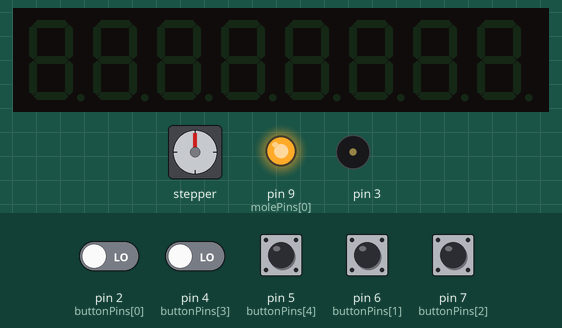
Simulated run of this program. Board: Arduino Uno, built with avr-gcc and run on an emulated ATmega328P. Parts: stepper motor, 8-digit seven-segment display, output pins drawn as LEDs (lit = HIGH), buzzer (waves = sounding). Wiring (inferred from the names in the program): stepper motor (200 steps per turn assumed): coils pin 10, pin 11, pin 12, pin 13. Inputs (shaded band) come from the test bench; at power-on: pin 2 (buttonPins[0]), pin 4 (buttonPins[3]), pin 5 (buttonPins[4]), pin 6 (buttonPins[1]), pin 7 (buttonPins[2]) LOW. Random numbers use the default seed unless the program sets one; pins used as bus, display or sensor lines are not drawn; what the program prints to the serial monitor is not drawn.

Above: at 2.8 s.
2.9 s: pin 6 (buttonPins[1]) pulled HIGH for 0.15 s
At 5.1 s:
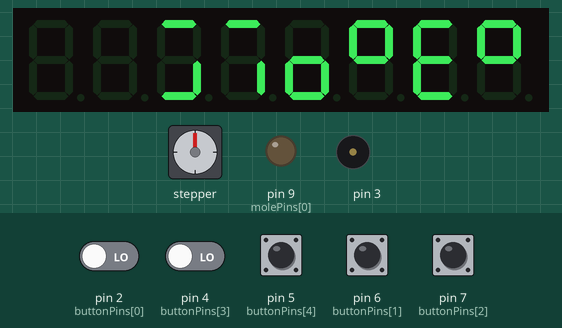
6.0 s: pin 2 (buttonPins[0]) driven HIGH and pin 4 (buttonPins[3]) driven HIGH
9.0 s: pin 4 (buttonPins[3]) driven LOW
12.0 s: pin 2 (buttonPins[0]) driven LOW
At 14.75 s:
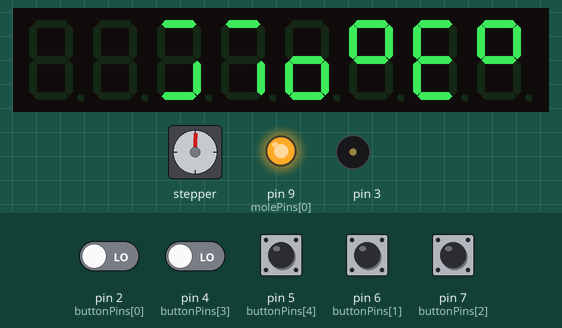
15.0 s: pin 6 (buttonPins[1]) pulled HIGH for 1 s
At 16.5 s:
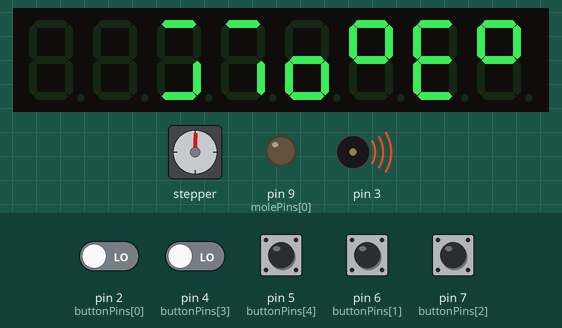
19.0 s: pin 2 (buttonPins[0]) driven HIGH
At 22.7 s:
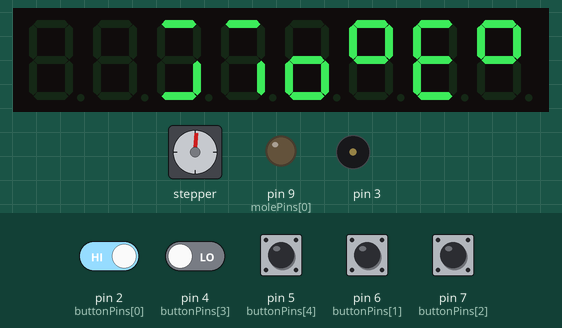
Timing chart, 0 to 23.0 s (numbered marks = the images above; inputs shaded):
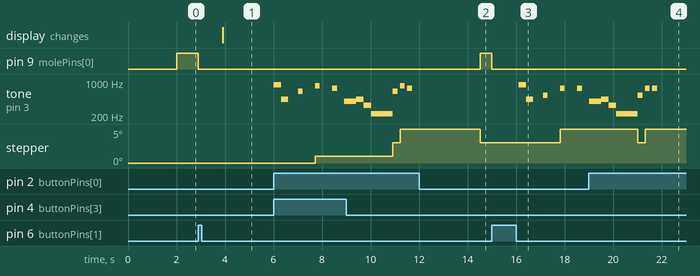

Measured:
- after the input at 2.9 s, pin 9 (molePins[0]): HIGH → LOW at once; the display: changes after 1.0 s (image 1)
- after the input at 12.0 s, pin 9 (molePins[0]): LOW → HIGH after 2.5 s
- after the input at 19.0 s, tone on pin 3: plays 400 Hz for 0.50 s, 440 Hz for 0.30 s, 330 Hz for 0.30 s, 220 Hz for 0.90 s, 540 Hz for 0.20 s, 740 Hz for 0.20 s … (7 notes in this stretch), starting at once; stepper: goes 3° 0.30 s, then 5°, starting after 2.0 s
- by itself, tone on pin 3: plays 440 Hz for 0.30 s, 330 Hz for 0.30 s, 220 Hz for 0.90 s, 640 Hz for 0.20 s, 840 Hz for 0.20 s, 740 Hz for 0.20 s

The program:

main.cpp
```cpp
#include "config.h"
#include "game.h"
#include "Memory.h"
#include "Buzzer.h"
#include "SevenSegmentDisplay.h"
#include <Arduino.h>

Buzzer buzzer(3);       // Buzzer for lydeffekter
SevenSegmentDisplay display(dataPin, clkPin, csPin);

// Opprett spillinstanser
Game whackAMoleGame(buzzer, display); // Spill 1
Memory memoryGame(buzzer, display);      // Spill 2 (Memory-spillet)

// Spilltyper
enum GameType { WHACK_A_MOLE, MEMORY };
GameType selectedGame = WHACK_A_MOLE;

// Prototyper
void selectGame();

void setup() {
    Serial.begin(9600);
    display.init();
    display.showScoreAndLives(0,0);
    delay(2000);
    buzzer.init();

    // Sett opp knapper og lys
    for (int i = 0; i < 2; i++) {
        pinMode(buttonPins[i], INPUT);  // Sett knappene som INPUT
        pinMode(molePins[i], OUTPUT);  // Sett lysene som OUTPUT
        digitalWrite(molePins[i], LOW); // Slå av lysene
    }

    selectGame(); // Start spillvalg

    // Initialiser valgt spill
    switch (selectedGame) {
        case WHACK_A_MOLE:
            whackAMoleGame.init();
            break;
        case MEMORY:
        display.showMemory();
        delay(2000);
            memoryGame.init();
            break;
    }
}

void selectGame() {
    // Slå på alle lys for å indikere valg
    for (int i = 0; i < 2; i++) {
        digitalWrite(molePins[i], HIGH);
    }

    while (true) {
        for (int i = 0; i < 2; i++) {
            if (digitalRead(buttonPins[i]) == HIGH) { // Hvis en knapp trykkes
                // Slukk alle lys for å indikere at spill er valgt
                for (int j = 0; j < 2; j++) {
                    digitalWrite(molePins[j], LOW);
                }

                // Sett det valgte spillet
                delay(1000); // Vent litt før spillvalg
                selectedGame = static_cast<GameType>(i);
                return; // Avslutt funksjonen etter valg
            }
        }
    }
}

void loop() {
    AbstractGame* activeGame = nullptr;

    // Velg aktivt spill
    switch (selectedGame) {
        case WHACK_A_MOLE:
            activeGame = &whackAMoleGame;
            break;
        case MEMORY:
            activeGame = &memoryGame;
            break;
    }

    // Oppdater aktivt spill
    if (activeGame->getState() == AbstractGame::RUNNING) {
        activeGame->update();
    } else if (activeGame->getState() == AbstractGame::GAME_OVER) {
        activeGame->waitForRestart();
        selectGame(); // Gå tilbake til menyen

        // Initialiser valgt spill på nytt
        switch (selectedGame) {
            case WHACK_A_MOLE:
                whackAMoleGame.init();
                break;
            case MEMORY:
                memoryGame.init();
                break;
        }
    }
}
```

abstract_game.h
```cpp
#ifndef ABSTRACT_GAME_H
#define ABSTRACT_GAME_H

class AbstractGame {
public:
    enum GameState {
        RUNNING,
        GAME_OVER
    };
    virtual void init() = 0;            // Initialiser spillet
    virtual void update() = 0;          // Oppdater spillet
    virtual void endGame() = 0;         // Avslutt spillet
    virtual GameState getState() const = 0;
    virtual void waitForRestart() = 0;
    virtual ~AbstractGame() {}          // Virtuell destruktor for sikkerhet
};

#endif
```

buzzer.cpp
```cpp
#include "Buzzer.h"
#include <Arduino.h>

Buzzer::Buzzer(int pin) : pin(pin) {}

void Buzzer::init() {
    pinMode(pin, OUTPUT);
    digitalWrite(pin, LOW);
}

void Buzzer::playSound(int duration, int intensity) {
    analogWrite(pin, intensity);  // Justerer PWM til gitt duty cycle
    delay(duration);
    analogWrite(pin, 0);          // Slår av buzzer etterpå
}

void Buzzer::playErrorSound() {
    // Spiller en kort, lav lyd for feil
    analogWrite(pin, 80);  // Lav intensitet for feillyd
    delay(50);             // Kort varighet
    analogWrite(pin, 0);   // Slår av etterpå
}

void Buzzer::stop() {
    digitalWrite(pin, LOW);
}

void Buzzer::playTone(int frequency, int duration) {
    tone(pin, frequency, duration);
}
```

buzzer.h
```cpp
#ifndef BUZZER_H
#define BUZZER_H

#include <Arduino.h>

class Buzzer {
public:
    Buzzer(int pin);
    void playSound(int duration, int intensity = 128);
    void playErrorSound();
    void stop();
    void playTone(int frequency, int duration);
    void init();

private:
    int pin;
};

#endif
```

game.cpp
```cpp
#include "game.h"
#include <Arduino.h>

Game::Game(Buzzer& buzzer, SevenSegmentDisplay& display)
    : buzzer(buzzer), display(display), lastMoleTime(0), score(0), buzzerActive(false), buzzerOffTime(0), lives(3) {
    for (int i = 0; i < NUM_MOLES; i++) {
        moles[i] = new Mole(molePins[i], buttonPins[i]);
    }

    for (int i = 0; i < NUM_MOLES; i++) {
        moles[i] = new Mole(molePins[i], buttonPins[i]);
        moleDisplayTime[i] = 0;  // Start med alle moles "skjult"
    }
    pinMode(buzzerPin, OUTPUT);
    digitalWrite(buzzerPin, LOW);  // Start med buzzer av
}

void Game::init() {
     Serial.println("Starter Whack-a-Mole-spillet!");
    for (int i = 0; i < NUM_MOLES; i++) {
        moles[i]->hide();
        moleDisplayTime[i] = 0;
    }

    // Tilbakestill spillvariabler
    score = 0;
    lives = 5;
    gameState = GameState::RUNNING;
}

void Game::update() {
    unsigned long currentTime = millis();

    // Håndter buzzer tidsavbrudd
    if (buzzerActive && currentTime >= buzzerOffTime) {
        digitalWrite(buzzerPin, LOW);
        buzzerActive = false;
    }

    // Sjekk om det er tid for en ny mole
    static unsigned long nextMoleDelay = random(200, 2000);
    if (currentTime - lastMoleTime > nextMoleDelay) {
        for (int i = 0; i < NUM_MOLES; i++) {
            moles[i]->hide();
        }

        int randomMole = random(NUM_MOLES);
        moles[randomMole]->show();
        moleDisplayTime[randomMole] = currentTime;
        lastMoleTime = currentTime;
        nextMoleDelay = random(200, 2000);
    }

    // Debounce-logikk for knappetrykk
    static bool previousButtonState[NUM_MOLES] = {false};

    for (int i = 0; i < NUM_MOLES; i++) {
        bool currentButtonState = digitalRead(buttonPins[i]) == HIGH;

        if (moles[i]->isVisible()) {
            if (currentButtonState && !previousButtonState[i]) {
                moles[i]->hide();
                tone(buzzerPin, 1000, 200);
                buzzerActive = true;
                buzzerOffTime = currentTime + 200;
                score++;
            }
        } else if (currentButtonState && !previousButtonState[i]) {
            lives--;

            if (lives <= 0) {
                endGame();
                return;
            }
        }

        previousButtonState[i] = currentButtonState;
    }
}

void Game::endGame() {
    for (int i = 0; i < NUM_MOLES; i++) {
        moles[i]->hide();
    }
    playGameOverMelody();
    gameState = GameState::GAME_OVER;
}

void Game::playGameOverMelody() {
    int melody[] = {494, 440, 392, 349, 330, 294, 262};
    int durations[] = {200, 200, 200, 200, 200, 200, 400};

    for (int i = 0; i < 7; i++) {
        tone(buzzerPin, melody[i], durations[i]);
        delay(durations[i] * 1.3);
        noTone(buzzerPin);
    }

    waitForRestart();
}

void Game::waitForRestart() {
    Serial.println("Game over! Returning to game selection...");

    // Vent litt før tilbakeføring for visuell indikasjon
    delay(2000);

    // Sett spillet i GAME_OVER-tilstand og returner til spillvelgeren
    gameState = GameState::GAME_OVER;
}

int Game::getScore() const {
    return score;
}

AbstractGame::GameState Game::getState() const {
    return gameState;
}
```

game.h
```cpp
#ifndef GAME_H
#define GAME_H

#include "abstract_game.h"
#include "mole.h"
#include "config.h"
#include "buzzer.h"
#include "SevenSegmentDisplay.h"

class Game : public AbstractGame {
public:
    Game(Buzzer& buzzer, SevenSegmentDisplay& display);
    //Game(int buzzerPin);
    void init() override;       // Initialiser spillet
    void update() override;     // Oppdater spillet
    void endGame() override;    // Avslutt spillet
    GameState getState() const override; // Hent spilltilstanden

    int getScore() const;

private:
    Buzzer& buzzer;
    SevenSegmentDisplay& display;
    GameState gameState;        // Nåværende tilstand i spillet (RUNNING/GAME_OVER)
    Mole* moles[NUM_MOLES];
    unsigned long moleDisplayTime[NUM_MOLES]; // Holder styr på visningstiden for hver mole
    unsigned long lastMoleTime;
    int score;
    int buzzerPin;
    bool buzzerActive;
    unsigned long buzzerOffTime;
    int lives;

    void playGameOverMelody();  // Spill melodien for game over
    void waitForRestart();      // Vent på at spilleren starter spillet på nytt
};

#endif // GAME_H
```

game_score.cpp
```cpp
#include "game_score.h"

GameScore::GameScore() : score(0) {}

void GameScore::incrementScore() {
    score++;
}

int GameScore::getScore() const {
    return score;
}
```

game_score.h
```cpp
#ifndef GAME_SCORE_H
#define GAME_SCORE_H

class GameScore {
public:
    GameScore();
    void incrementScore();
    int getScore() const;

private:
    int score;
};

#endif
```

memory.cpp
```cpp
#include "Memory.h"
#include <Arduino.h>

Memory::Memory(Buzzer& buzzer, SevenSegmentDisplay& display)
    : buzzer(buzzer), display(display), gameState(GAME_OVER), currentStep(0), playerStep(0), sequenceLength(3), waitingForInput(false), lastStepTime(0) {}


void Memory::init() {
    generateSequence();
    currentStep = 0;
    playerStep = 0;
    sequenceLength = 3; // Start med en sekvens på 3 trinn
    waitingForInput = false;
    gameState = RUNNING;

    Serial.println("Memory game started. Watch the sequence!");

    // Spill en startlyd
    buzzer.playTone(880, 300); // Høy tone for å indikere start
    delay(300);
    buzzer.playTone(440, 300); // Lavere tone for å indikere sekvensstart
    buzzer.stop();
}

void Memory::generateSequence() {
    for (int i = 0; i < 50; i++) {
        sequence[i] = random(NUM_MOLES); // Generer tilfeldig sekvens mellom 0 og NUM_MOLES-1
    }
    Serial.print("Generated sequence: ");
    for (int i = 0; i < 50; i++) {
        Serial.print(sequence[i]);
        Serial.print(" ");
    }
    Serial.println();
}

void Memory::showSequence() {
    static bool sequenceInProgress = false;
    static unsigned long stepStartTime = 0;
    static bool lightOff = false;

    if (!sequenceInProgress) {
        currentStep = 0;
        sequenceInProgress = true;
        stepStartTime = millis();
        lightOff = false;
    }

    unsigned long currentTime = millis();

    if (currentStep < sequenceLength) {
        if (!lightOff && currentTime - stepStartTime > stepDelay) {
            // Slå av alle lys før neste lys tennes
            for (int i = 0; i < NUM_MOLES; i++) {
                digitalWrite(molePins[i], LOW);
            }
            lightOff = true; // Marker at lysene er slukket
            stepStartTime = currentTime; // Start ny forsinkelse for å slå på neste lys
        } else if (lightOff && currentTime - stepStartTime > 200) { // Kort pause før neste lys
            // Slå på det neste lyset i sekvensen
            digitalWrite(molePins[sequence[currentStep]], HIGH);

            // Spill en tone for hvert lys
            buzzer.playTone(440 + (sequence[currentStep] * 100), 200); // Differensier toner per lys
            delay(200);
            buzzer.stop();

            currentStep++;
            lightOff = false; // Klar til neste slukking
            stepStartTime = currentTime;
        }
    } else if (sequenceInProgress) {
        // Etter at siste lys har vært tent i full stepDelay, slukk det
        if (!lightOff && currentTime - stepStartTime > stepDelay) {
            for (int i = 0; i < NUM_MOLES; i++) {
                digitalWrite(molePins[i], LOW); // Slå av alle lys
            }
            sequenceInProgress = false;
            waitingForInput = true; // Gå til input-modus
        }
    }
}

void Memory::checkInput() {
    for (int i = 0; i < NUM_MOLES; i++) {
        if (digitalRead(buttonPins[i]) == HIGH) { // Spilleren trykker en knapp
            if (sequence[playerStep] == i) {
                Serial.print("Correct: ");
                Serial.println(i);

                // Spill en kort bekreftelsestone
                buzzer.playTone(1000, 200);
                delay(200);
                buzzer.stop();

                playerStep++;
                if (playerStep == sequenceLength) {
                    // Spilleren gjettet riktig hele sekvensen
                    Serial.println("Sequence complete! Adding a new step...");
                    // Blink alle LED-er for å indikere suksess
                    for (int j = 0; j < 2; j++) { // Blink 3 ganger
                        for (int k = 0; k < NUM_MOLES; k++) {
                            digitalWrite(molePins[k], HIGH);
                        }
                        buzzer.playTone(1200, 100); // Spill en høy tone for hver blink
                        delay(100);

                        for (int k = 0; k < NUM_MOLES; k++) {
                            digitalWrite(molePins[k], LOW);
                        }
                        delay(200);
                    }
                    buzzer.stop();

                    sequenceLength++;
                    playerStep = 0;
                    currentStep = 0;
                    waitingForInput = false;
                }
            } else {
                // Spilleren gjettet feil
                Serial.println("Wrong button! Game over.");
                buzzer.playTone(400, 500); // Lav tone for feil
                delay(500);
                buzzer.stop();
                endGame();
            }
            delay(300); // Debounce
        }
    }
}

void Memory::update() {
    if (gameState == RUNNING) {
        if (!waitingForInput) {
            showSequence(); // Vis sekvensen
        } else {
            checkInput(); // Sjekk spillerens input
        }
    } else if (gameState == GAME_OVER) {
        waitForRestart(); // Vent på restart
    }
}

void Memory::endGame() {
    Serial.println("Memory game over!");

    // Spill en melodilinje for game over
    int melody[] = {440, 330, 220, 220};
    int durations[] = {300, 300, 400, 500};
    for (int i = 0; i < 4; i++) {
        buzzer.playTone(melody[i], durations[i]);
        delay(durations[i]);
    }
    buzzer.stop();

    flashSequence(sequenceLength);

    gameState = GAME_OVER;
}

void Memory::flashSequence(int upToStep) {
    Serial.println("Flashing sequence so far...");
    for (int i = 0; i < upToStep; i++) {
        // Tenn lyset i sekvensen
        digitalWrite(molePins[sequence[i]], HIGH);

        // Spill en tone for å indikere steget
        buzzer.playTone(440 + (sequence[i] * 100), 200);
        delay(200); // Hold lyset tent

        // Slukk lyset
        digitalWrite(molePins[sequence[i]], LOW);
        buzzer.stop();
        delay(100); // Kort pause mellom lysene
    }
}
AbstractGame::GameState Memory::getState() const {
    return gameState;
}

void Memory::waitForRestart() {
    Serial.println("Game over! Returning to game selection...");

    // Spill en indikasjonstone
    buzzer.playSound(200, 100);
    delay(200);
    buzzer.stop();

    // Vent litt før tilbakeføring for visuell indikasjon
    delay(2000);

    // Sett spillet i GAME_OVER-tilstand og returner til spillvelgeren
    gameState = GameState::GAME_OVER;
}
```

memory.h
```cpp
#ifndef MEMORY_H
#define MEMORY_H

#include "abstract_game.h"
#include "config.h"
#include "buzzer.h"
#include "SevenSegmentDisplay.h"

class Memory : public AbstractGame {
public:
    Memory(Buzzer& buzzer, SevenSegmentDisplay& display);

    // Overriding AbstractGame methods
    void init() override;       // Initialiser spillet
    void update() override;     // Oppdater spillet
    void endGame() override;    // Avslutt spillet
    void flashSequence(int upToStep); // Vis sekvensen så langt
    GameState getState() const override; // Hent spilltilstanden
    void waitForRestart() override;

private:
    Buzzer& buzzer;
    SevenSegmentDisplay& display;
    GameState gameState;        // Nåværende tilstand i spillet (RUNNING/GAME_OVER)
    int sequence[50];           // Maks 10 trinn i sekvensen
    int currentStep;            // Nåværende steg i sekvensen som vises
    int playerStep;             // Spillernes fremgang i å gjette sekvensen
    int sequenceLength;         // Lengden på sekvensen som vises
    bool waitingForInput;       // Om spillet venter på spillerens input
    unsigned long lastStepTime; // Tidsstempel for sist oppdatert steg
    const unsigned long stepDelay = 500; // Forsinkelse mellom sekvenslys

    void generateSequence();    // Generer en tilfeldig sekvens
    void showSequence();        // Vis sekvensen til spilleren
    void checkInput();          // Sjekk om spilleren gjettet riktig
};

#endif // MEMORY_H
```

mole.cpp
```cpp
#include "mole.h"
#include <Arduino.h>

Mole::Mole(int ledPin, int buttonPin) : ledPin(ledPin), buttonPin(buttonPin), visible(false) {
    pinMode(ledPin, OUTPUT);
    pinMode(buttonPin, INPUT);
    //Serial.print("Mole created with LED pin ");
    //Serial.print(ledPin);
    //Serial.print(" and button pin ");
    //Serial.println(buttonPin);
}

void Mole::show() {
    visible = true;
    digitalWrite(ledPin, HIGH);
    //Serial.print("Mole on pin ");
    //Serial.print(ledPin);
    //Serial.println(" is now visible.");
}

void Mole::hide() {
    visible = false;
    digitalWrite(ledPin, LOW);
    //Serial.print("Mole on pin ");
    //Serial.print(ledPin);
    //Serial.println(" is now hidden.");
}

bool Mole::isVisible() {
    //Serial.print("Mole on pin ");
    //Serial.print(ledPin);
    //Serial.print(" visibility check: ");
    //Serial.println(visible ? "Visible" : "Hidden");
    return visible;
}

bool Mole::isHit() {
    bool buttonPressed = digitalRead(buttonPin) == HIGH;
    if (visible && buttonPressed) {
        Serial.print("Mole on pin ");
        Serial.print(buttonPin);
        Serial.println(" was hit!");
        return true;  // Treff når mole er synlig og knapp trykkes
    }
    return buttonPressed;  // Returner knappens status uavhengig av visible
}
```

mole.h
```cpp
#ifndef MOLE_H
#define MOLE_H

class Mole {
public:
    Mole(int ledPin, int buttonPin);
    void show();
    void hide();
    bool isVisible();
    bool isHit();

private:
    int ledPin;
    int buttonPin;
    bool visible;
};

#endif
```

Source omitted: molegamestarter.cpp (2124 bytes), molegamestarter.h (360 bytes), sevenSegmentDisplay.cpp (4849 bytes), sevenSegmentDisplay.h (590 bytes), config.h (696 bytes)
